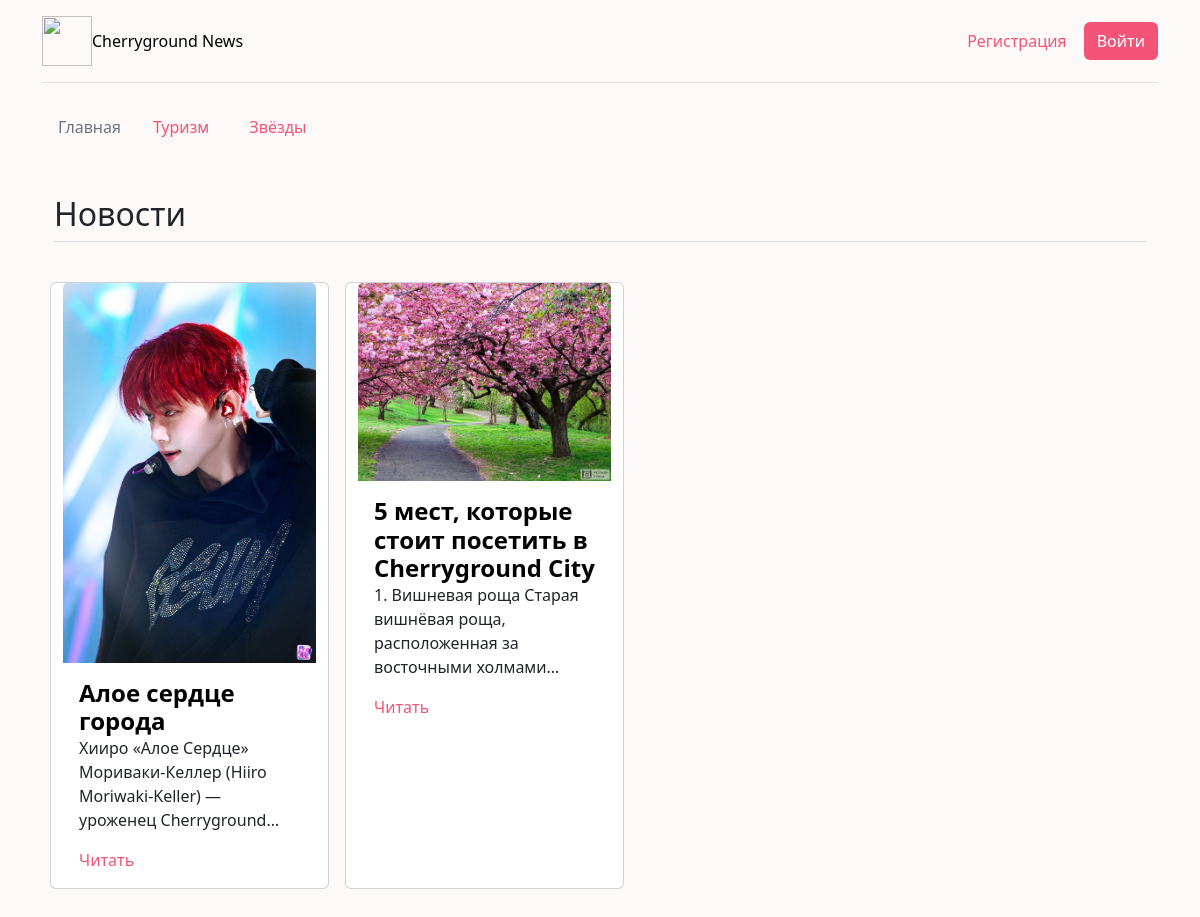
/, run on an earlier commit of the app's database.
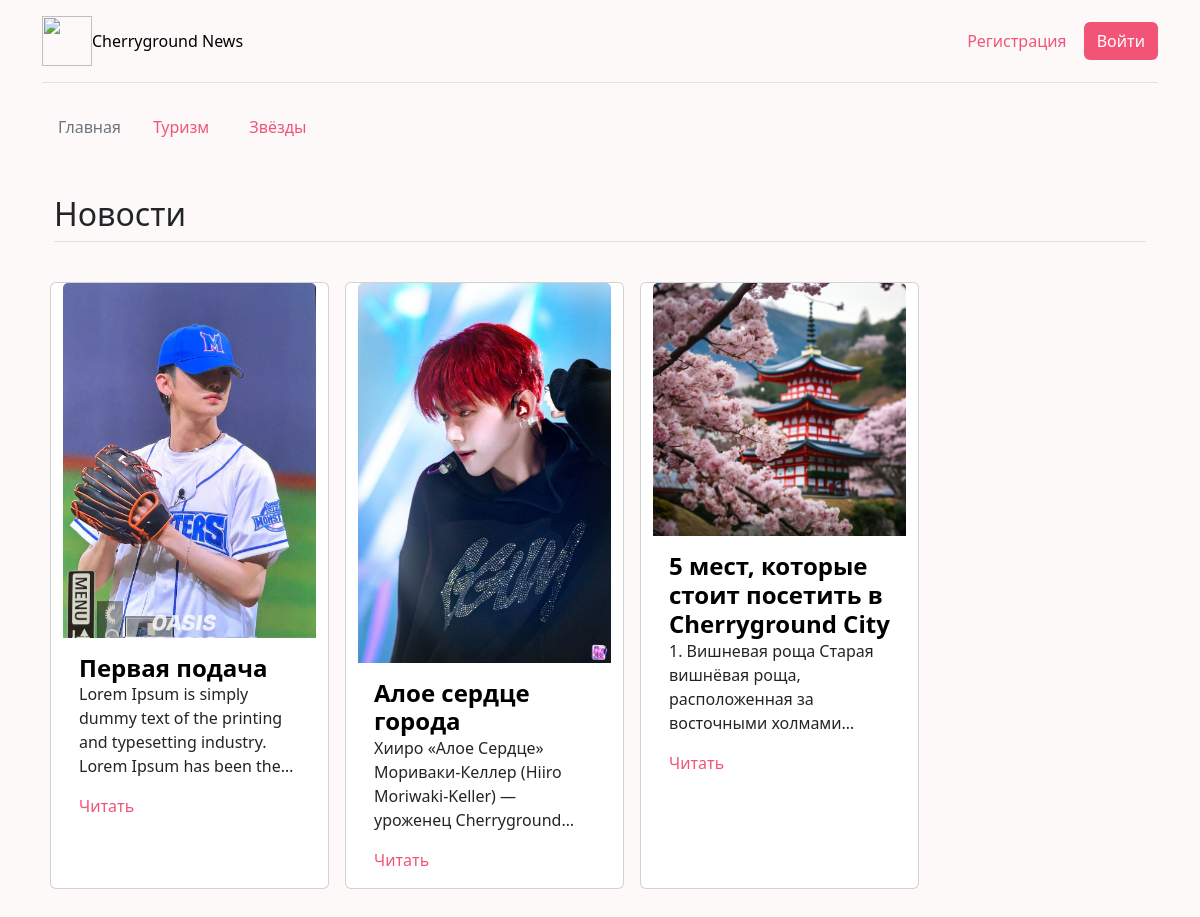
And on a later commit of the database.
### index/models.py (models this page shows, shortened)
class NewsCategory(models.Model):
    category_name = models.CharField(max_length=32, verbose_name="Название категории")
    added_date = models.DateTimeField(auto_now_add=True)
    def __str__(self):
        return self.category_name
    class Meta:
        verbose_name = "категорию"
        verbose_name_plural = "категории"

class News(models.Model):
    title = models.CharField(max_length=128, verbose_name="Заголовок")
    text = models.TextField(verbose_name="Текст")
    photo = models.ImageField(upload_to="media", verbose_name="Фото", blank=True, null=True)
    category = models.ForeignKey(NewsCategory, on_delete=models.CASCADE, verbose_name="Категория")
    added_date = models.DateTimeField(auto_now_add=True)
    class Meta:
        verbose_name = "заголовок"
        verbose_name_plural = "заголовки"

### index/views.py (the view)
# urls.py: path('', views.home_page),
def home_page(request):
    categories = models.NewsCategory.objects.all()
    news = models.News.objects.order_by('-added_date')
    context = {
        'categories': categories,
        'news': news
    }
    return render(request, 'home.html', context)

### index/templates/home.html (shortened to what this page needs)
<!DOCTYPE html>
{% load static %}
<html lang="ru">
<head>
    <link rel="stylesheet" href="https://cdn.jsdelivr.net/npm/bootstrap@5.3.8/dist/css/bootstrap.min.css">
    <link rel="stylesheet" href="{% static 'css/home.css'%} ">
</head>
<body>
<div class="container">
    <header class="d-flex flex-wrap align-items-center justify-content-center justify-content-md-between py-3 mb-4 border-bottom">
        <div>
            <a href="/" class="d-flex align-items-center mb-2 mb-lg-0 link-body-emphasis text-decoration-none">
                <img src="https://media.istockphoto.com/id/1142625085/vector/cute-flower-icon-in-flat-design-cherry-blossoms.jpg?s=612x612&w=0&k=20&c=TIN_uIMRGwVpi4VttwWViF0rhmHTvJG7PF1UcPHu6jI="
                     width="50" height="50" alt=""><span>Cherryground News</span>
            </a>
        </div>
        {% if user.is_authenticated %}
            <div class="col text-end" >
                <a href="/create" class="btn" role="button" style="color:  #f25477">+ Добавить статью</a>
                <a href="/saved" class="btn" role="button">&#x2661; Избранное</a>
                <a href="/logout" class="btn" role="button" style="background-color: #f25477; color: white">Выйти</a>
            </div>
        {% else %}
            <div class="col-md-3 text-end" >
                <a href="/register" class="btn" role="button" style="color:  #f25477">Регистрация</a>
                <a href="{% url 'login' %}" class="btn" role="button" style="background-color: #f25477; color: white">Войти</a>
            </div>
        {% endif %}
    </header>
</div>
<div class="container d-flex flex-wrap align-items-center justify-content-center justify-content-lg-start">
    <ul class="nav col-12 col-lg-auto me-lg-auto mb-2 justify-content-center mb-md-0">
        <li><a href="#" class="nav-link text-secondary">Главная</a></li>
        {% for c in categories %}
        <li class="nav-item me-2 cat" >
                <a href="/category/{{ c.id }}" class="nav-link" aria-current="page">{{ c }}</a>
        </li>
        {% endfor %}
    </ul>
</div>
<div class="container px-4 py-5" id="icon-grid">
    <h2 class="pb-2 border-bottom">Новости</h2>
    <div class="row row-cols-1 row-cols-sm-2 row-cols-md-3 row-cols-lg-4 g-4 py-5">
        {% for n in news %}
        <div class="col d-flex m-2 card">
            <a href="/news/{{ n.id }}"><img src="{{n.photo.url}}" alt="{{n.title}}" class="card-img-top"></a>
            <div class="col card-body">
                <h4 class="fw-bold mb-0 fs-4 text-body-emphasis">{{n.title}}</h4>
                <p>{{n.text}}</p>
                <a href="/news/{{ n.id }}" class="nav-link active read" role="button">Читать</a>
            </div>
        </div>
        {%endfor%}
    </div>
</div>
</body>
</html>

### index/static/css/home.css (style rules this page uses)
body { background-color: rgb(253, 249, 249); }
p { overflow: hidden; text-overflow: ellipsis; display: -webkit-box; -webkit-line-clamp: 4; -webkit-box-orient: vertical; }
.nav-link { color: #f25477; }

What changed in the data, as far as the page shows it:
added News: photo (picture), title "Первая подача", text "Lorem Ipsum is simply dummy text of the printing and typesetting industry. Lorem Ipsum has been…"
changed News "5 мест, которые стоит посетить в Cherryground City": photo: a different picture
